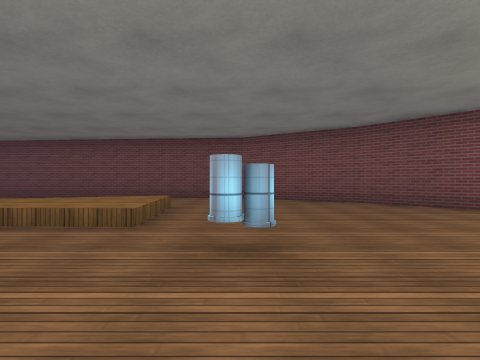
view 1 (above)

21 first-person views from a walk through a scene from a Unity 3-D project. The camera is 1.2 m above the floor, looks level and sees 85° across. The floor is counted in squares, 2 m on a side. Each view is taken from the middle of a square. On the plan, view 1 faces up. The plan holds only what a view shows up to about 9 squares ahead; the rest is blank. The place goes on beyond the plan. Some trees and plants on the terrain are drawn as simple stand-ins. The player character is not drawn. Some animated figures are not drawn. Some surface patterns are stand-ins.

view 2
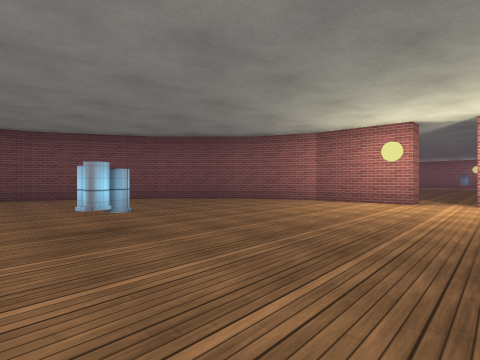

view 3
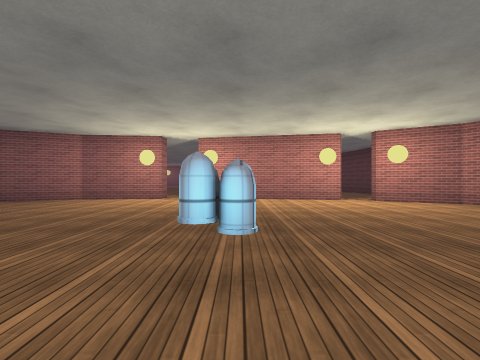

view 4
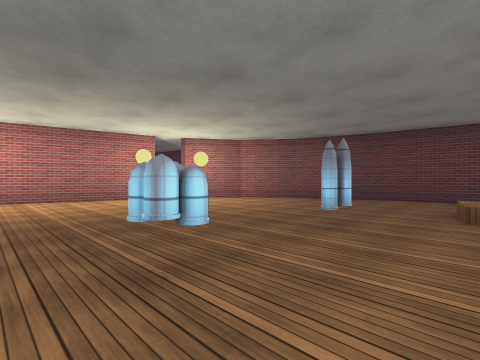

view 5
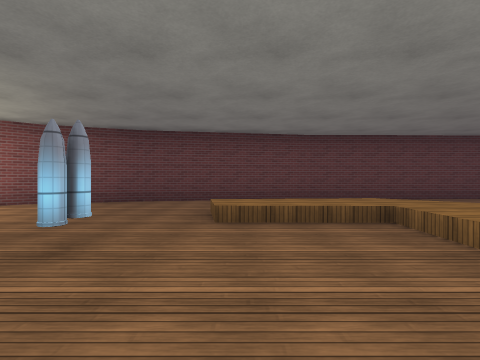

view 6
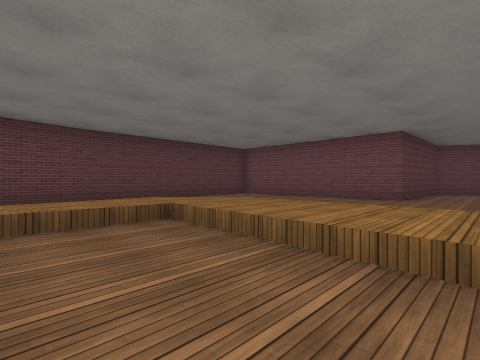

view 7
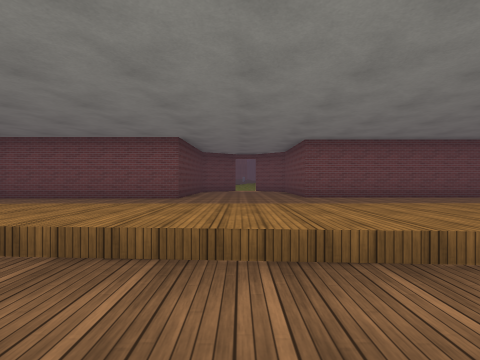

view 8
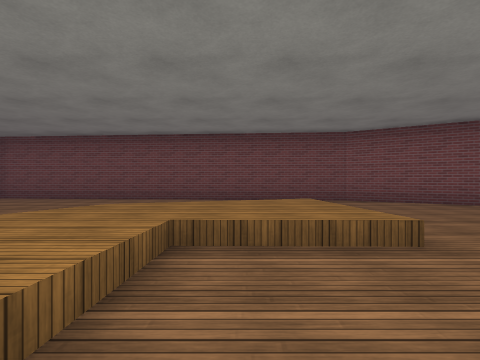

view 9
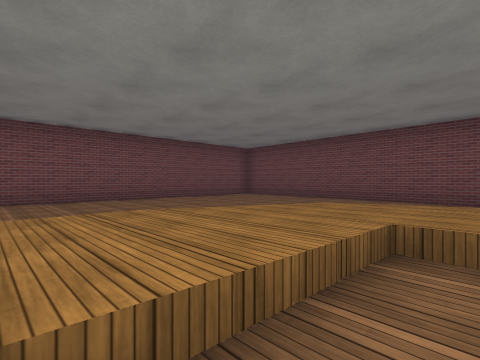

view 10
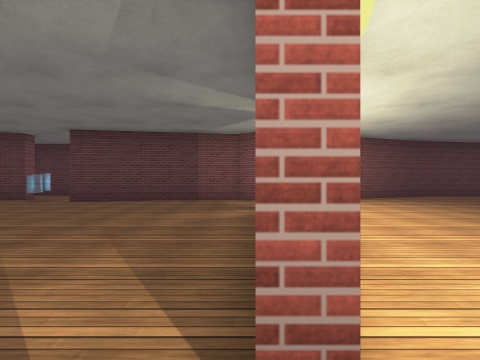

view 11
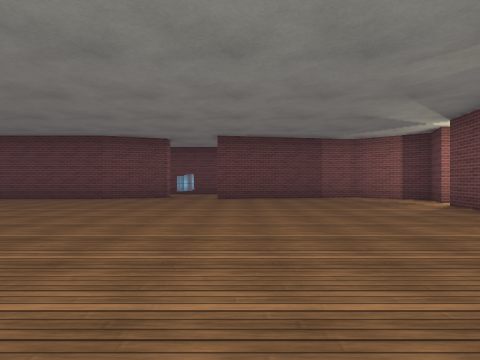

view 12
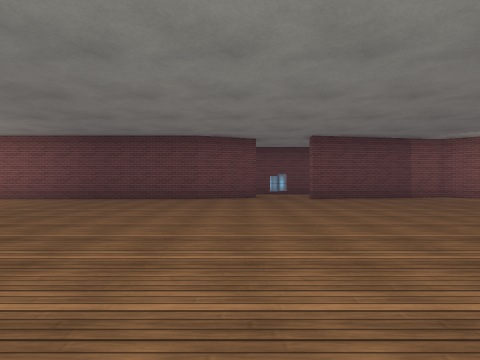

view 13
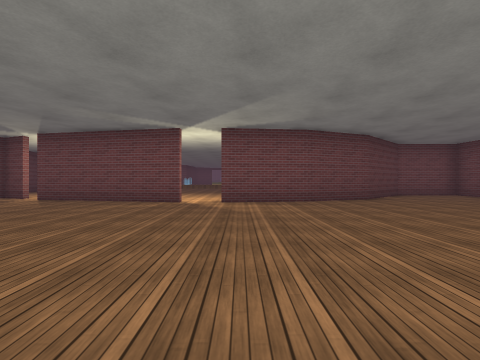

view 14
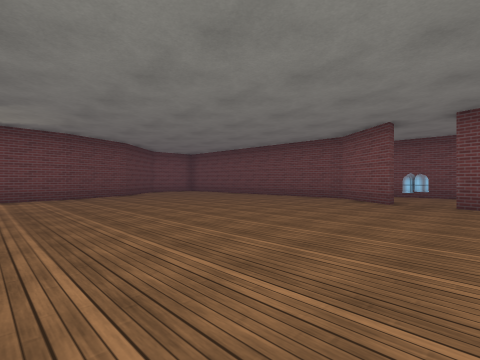

view 15
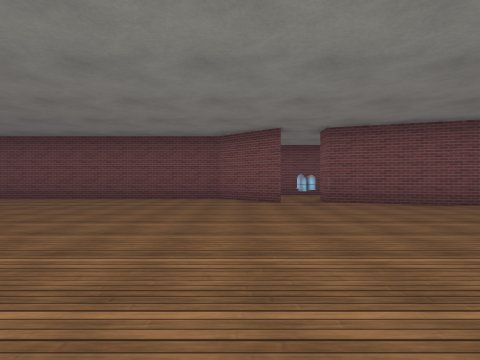

view 16
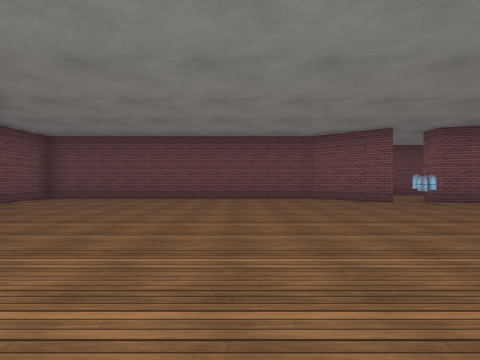

view 17
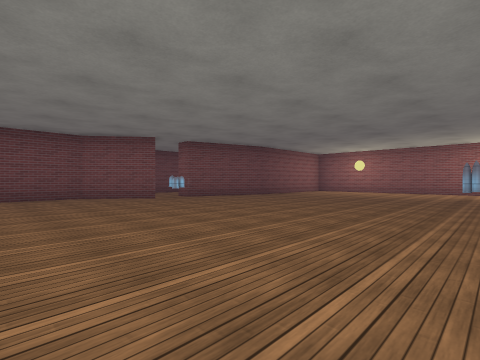

view 18
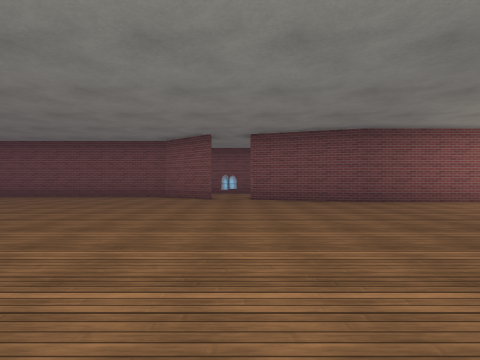

view 19
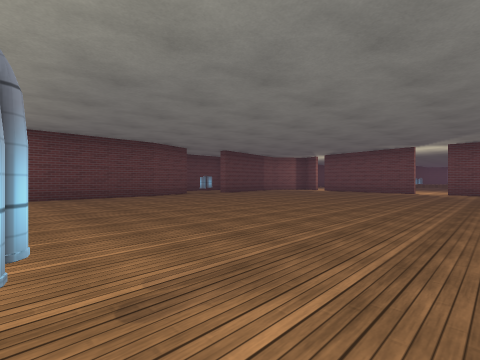

view 20
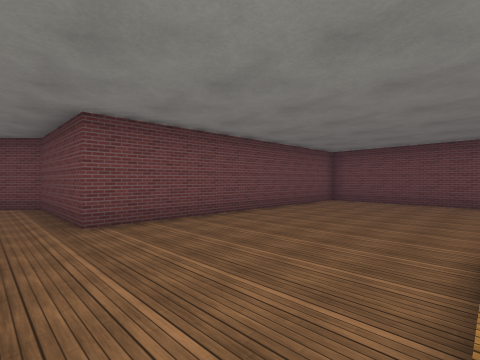

view 21
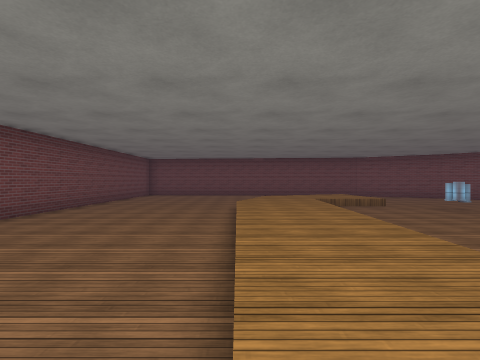

### Floor plan
Key: @ floor where view 1 was taken; # wall or solid block; x gap in a wall; . main floor; : floor 0.5 m higher than the main floor; / step, stairs or slope; A ammo; O other object.
Columns run from 11 left of view 1 to 20 right of it. Each row starts with its distance up from view 1.
 10 #####          ##########
  9  ....########  .........###
  8   ...... ...###..........######
  7 #.....   .....##................
  6 #.....  //.....##...............
  5 #.....//::......##..............
  4 #.....::::.......#.............
  3 #..../::.........##............
  2 #..../::...A......#.............
  1 #..../:/..........#............#
  0 ...../:/...@....................
 -1 ...../:/..........#.............
 -2 ...../:/...O......#.............
 -3 ...../:/.........##............
 -4 #.. ./:/...#.....#.............
 -5 #..  /:/.........x..............
 -6 #..  /::::......##..............
 -7 #..   ////......#.......A.##....
 -8 #..       .....########..#######
 -9 #...      ...###
-10 #....  #######
-11  ####

Where each view was taken, in squares from view 1:
view 1: 0 up, 0 right, facing up
view 2: 1 down, 1 left, facing up-right
view 3: 2 down, 2 left, facing right
view 4: 1 down, 2 left, facing down-right
view 5: 2 down, 2 left, facing down
view 6: 2 down, 2 left, facing down-left
view 7: 2 down, 2 left, facing left
view 8: 1 up, 3 left, facing up
view 9: 1 up, 3 left, facing up-left
view 10: 0 up, 7 right, facing down
view 11: 1 up, 11 right, facing down
view 12: 1 up, 14 right, facing down
view 13: 1 up, 14 right, facing left
view 14: 1 up, 16 right, facing up-left
view 15: 1 up, 13 right, facing up
view 16: 1 up, 10 right, facing up
view 17: 0 up, 10 right, facing up-right
view 18: 0 up, 15 right, facing up
view 19: 2 up, 20 right, facing down-left
view 20: 1 down, 6 left, facing up-left
view 21: 5 down, 6 left, facing up
